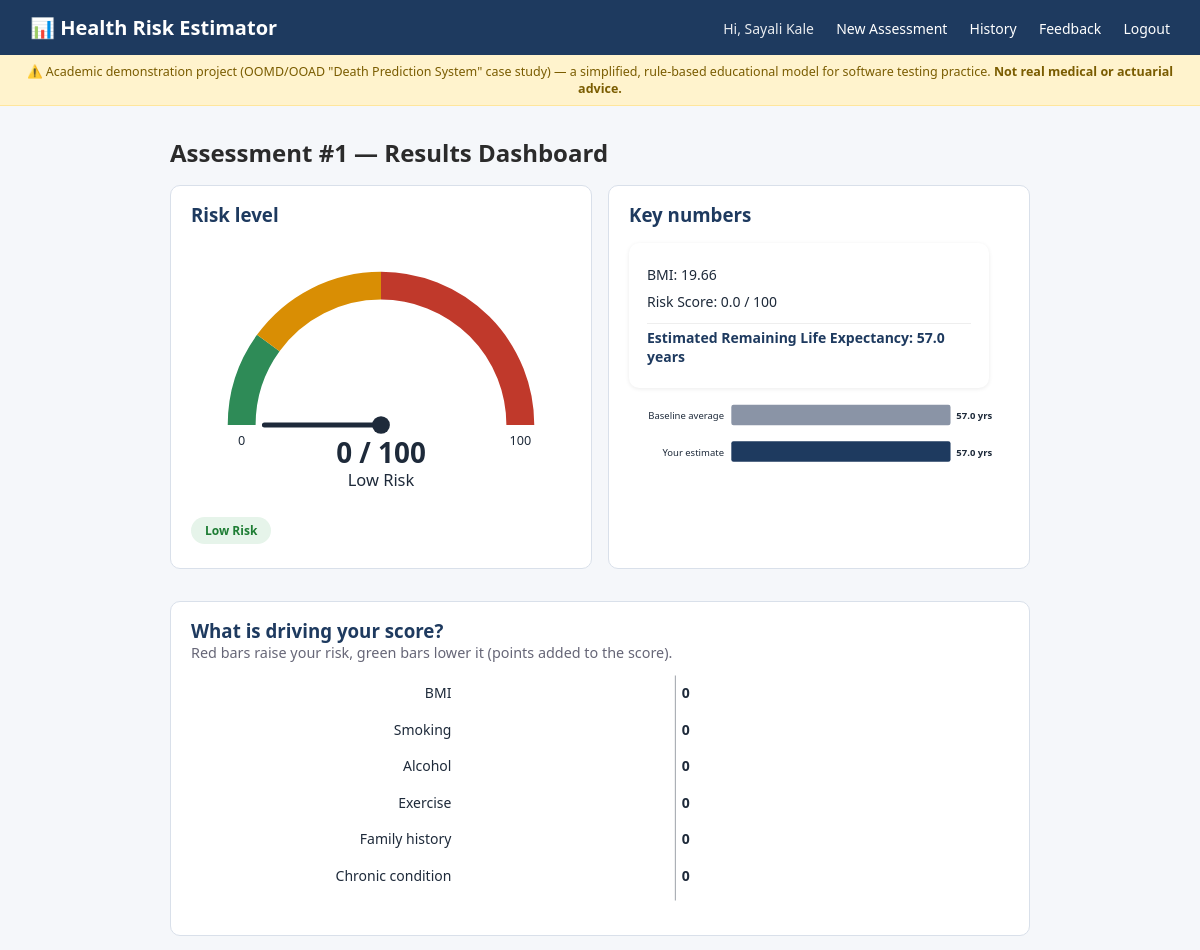
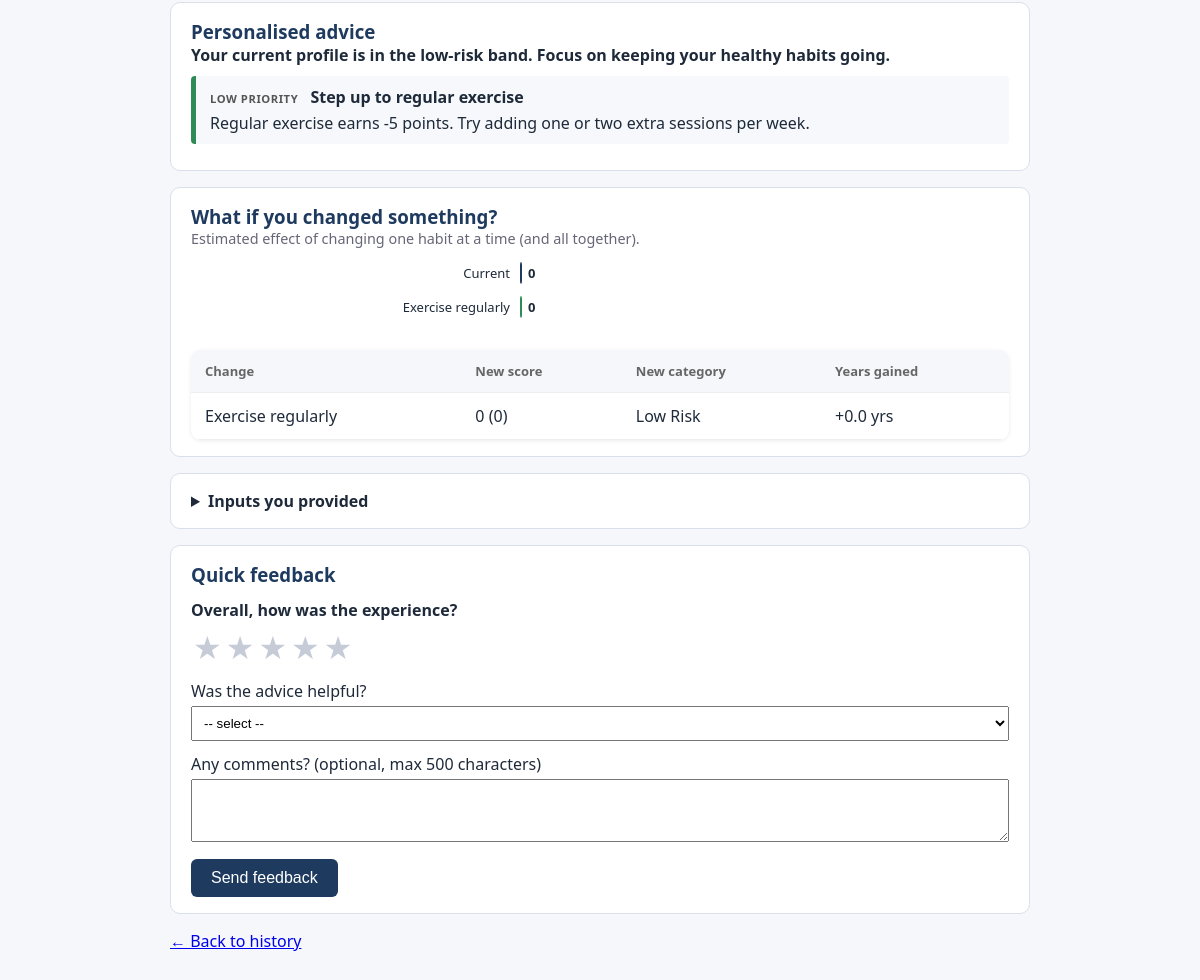
Screenshot of /assessment/1 (signed in) with the database file from the repository (2 pictures, top to bottom).
### models.py (models this page shows)
class Assessment(db.Model):
    __tablename__ = "assessments"
    id = db.Column(db.Integer, primary_key=True)
    user_id = db.Column(db.Integer, db.ForeignKey("users.id"), nullable=False)
    age = db.Column(db.Integer, nullable=False)
    gender = db.Column(db.String(10), nullable=False)
    height_cm = db.Column(db.Float, nullable=False)
    weight_kg = db.Column(db.Float, nullable=False)
    smoker = db.Column(db.Boolean, nullable=False, default=False)
    alcohol_frequency = db.Column(db.String(20), nullable=False)
    exercise_frequency = db.Column(db.String(20), nullable=False)
    family_history = db.Column(db.Boolean, nullable=False, default=False)
    chronic_condition = db.Column(db.Boolean, nullable=False, default=False)
    bmi = db.Column(db.Float, nullable=False)
    risk_score = db.Column(db.Float, nullable=False)
    risk_category = db.Column(db.String(20), nullable=False)
    estimated_remaining_years = db.Column(db.Float, nullable=False)
    created_at = db.Column(db.DateTime, default=lambda: datetime.now(timezone.utc))

### app.py (the view)
    @app.route("/assessment/<int:assessment_id>")
    @login_required
    def assessment_detail(assessment_id):
        assessment = db.session.get(Assessment, assessment_id)
        if assessment is None:
            flash("Assessment not found.", "error")
            return redirect(url_for("history"))
        if assessment.user_id != session["user_id"]:
            flash("You do not have access to this assessment.", "error")
            return redirect(url_for("history"))
        args = (assessment.bmi, assessment.smoker, assessment.alcohol_frequency,
                assessment.exercise_frequency, assessment.family_history,
                assessment.chronic_condition)
        breakdown = risk_breakdown(*args)
        advice = get_recommendations(assessment.risk_category, *args)
        scenarios = what_if_scenarios(assessment.age, *args)
        return render_template(
            "assessment_detail.html", a=assessment, breakdown=breakdown, advice=advice,
            scenarios=scenarios,
            gauge=charts.risk_gauge(assessment.risk_score, assessment.risk_category),
            factor_chart=charts.factor_bar_chart(breakdown),
            years_chart=charts.years_comparison_chart(
                assessment.age, assessment.estimated_remaining_years, BASE_LIFE_EXPECTANCY),
            whatif_chart=charts.what_if_chart(assessment.risk_score, scenarios),
        )

### business_logic.py (called while the page is built)
def bmi_risk_points(bmi):
    if bmi < BMI_UNDERWEIGHT:
        return 3
    elif bmi <= BMI_NORMAL_MAX:
        return 0
    elif bmi <= BMI_OVERWEIGHT_MAX:
        return 5
    else:
        return 10

def lifestyle_risk_points(smoker, alcohol_frequency, exercise_frequency):
    valid_alcohol = {'none', 'moderate', 'heavy'}
    valid_exercise = {'none', 'moderate', 'regular'}
    if alcohol_frequency not in valid_alcohol:
        raise ValueError(f"alcohol_frequency must be one of {valid_alcohol}")
    if exercise_frequency not in valid_exercise:
        raise ValueError(f"exercise_frequency must be one of {valid_exercise}")
    points = 0
    if smoker:
        points += 15
    if alcohol_frequency == 'heavy':
        points += 5
    elif alcohol_frequency == 'moderate':
        points += 2
    if exercise_frequency == 'none':
        points += 5
    elif exercise_frequency == 'regular':
        points -= 5
    return points

def medical_history_risk_points(family_history, chronic_condition):
    points = 0
    if family_history:
        points += 8
    if chronic_condition:
        points += 12
    return points

def calculate_risk_score(bmi, smoker, alcohol_frequency, exercise_frequency,
                          family_history, chronic_condition):
    score = (
        bmi_risk_points(bmi)
        + lifestyle_risk_points(smoker, alcohol_frequency, exercise_frequency)
        + medical_history_risk_points(family_history, chronic_condition)
    )
    return max(0, min(100, score))

def categorize_risk(risk_score):
    if risk_score < 0 or risk_score > 100:
        raise ValueError("risk_score must be between 0 and 100")
    if risk_score <= RISK_LOW_MAX:
        return "Low Risk"
    elif risk_score <= RISK_MODERATE_MAX:
        return "Moderate Risk"
    else:
        return "High Risk"

def estimate_remaining_years(age, risk_score):
    if age < 0 or age > 120:
        raise ValueError("age must be between 0 and 120")
    if risk_score < 0 or risk_score > 100:
        raise ValueError("risk_score must be between 0 and 100")
    base_remaining = BASE_LIFE_EXPECTANCY - age
    adjusted = base_remaining - (risk_score * 0.2)
    return round(max(0.0, adjusted), 1)

### charts.py (called while the page is built)
def _arc(cx, cy, r, a1, a2):
    x1, y1 = cx - r * math.cos(math.radians(a1)), cy - r * math.sin(math.radians(a1))
    x2, y2 = cx - r * math.cos(math.radians(a2)), cy - r * math.sin(math.radians(a2))
    return f"M {x1:.1f} {y1:.1f} A {r} {r} 0 0 1 {x2:.1f} {y2:.1f}"

### templates/assessment_detail.html (shortened to what this page needs)
{% extends "base.html" %}
{% block content %}
<h2>Assessment #{{ a.id }} — Results Dashboard</h2>
<div class="grid-2">
    <section class="card">
        <h3>Risk level</h3>
        {{ gauge }}
        <p class="risk-badge risk-{{ a.risk_category|replace(' ', '-')|lower }}">{{ a.risk_category }}</p>
    </section>
    <section class="card">
        <h3>Key numbers</h3>
        <div class="bill-summary">
            <p>BMI: {{ "%.2f"|format(a.bmi) }}</p>
            <p>Risk Score: {{ "%.1f"|format(a.risk_score) }} / 100</p>
            <p class="grand-total">Estimated Remaining Life Expectancy: {{ "%.1f"|format(a.estimated_remaining_years) }} years</p>
        </div>
        {{ years_chart }}
    </section>
</div>
<section class="card">
    <h3>What is driving your score?</h3>
    <p class="muted">Red bars raise your risk, green bars lower it (points added to the score).</p>
    {{ factor_chart }}
</section>
<section class="card">
    <h3>Personalised advice</h3>
    <p class="advice-headline">{{ advice.headline }}</p>
    <ul class="advice-list">
        {% for item in advice["items"] %}
        <li class="advice advice-{{ item.priority }}">
            <span class="priority-tag">{{ item.priority|upper }} PRIORITY</span>
            <strong>{{ item.title }}</strong>
            <p>{{ item.text }}</p>
        </li>
        {% endfor %}
    </ul>
</section>
<section class="card">
    <h3>What if you changed something?</h3>
    {% if scenarios %}
    <p class="muted">Estimated effect of changing one habit at a time (and all together).</p>
    {{ whatif_chart }}
    <table class="cart-table">
        <thead><tr><th>Change</th><th>New score</th><th>New category</th><th>Years gained</th></tr></thead>
        <tbody>
        {% for s in scenarios %}
            <tr><td>{{ s.label }}</td><td>{{ s.new_score }} ({{ s.score_change }})</td>
                <td>{{ s.new_category }}</td><td>+{{ "%.1f"|format(s.years_gained) }} yrs</td></tr>
        {% endfor %}
        </tbody>
    </table>
    {% else %}
    <p>You have no modifiable risk factors left to improve in this model. Great job!</p>
    {% endif %}
</section>
<details class="card">
    <summary><strong>Inputs you provided</strong></summary>
</details>
<section class="card feedback-card" id="quick-feedback">
    <h3>Quick feedback</h3>
    {% set assessment_id = a.id %}{% set suffix = '-q' %}
    {% include "_feedback_form.html" %}
</section>
<p><a href="{{ url_for('history') }}">← Back to history</a></p>
{% endblock %}

### templates/base.html (shortened to what this page needs)
<!DOCTYPE html>
<html lang="en">
<head>
    <link rel="stylesheet" href="{{ url_for('static', filename='style.css') }}">
</head>
<body>
    <nav class="navbar">
        <a href="{{ url_for('new_assessment') if session.get('user_id') else url_for('login') }}" class="brand">📊 Health Risk Estimator</a>
        {% if session.get('user_id') %}
            <div class="nav-links">
                <span class="nav-user">Hi, {{ session.get('user_name') }}</span>
                <a href="{{ url_for('new_assessment') }}">New Assessment</a>
                <a href="{{ url_for('history') }}">History</a>
                <a href="{{ url_for('feedback') }}">Feedback</a>
                <a href="{{ url_for('logout') }}">Logout</a>
            </div>
        {% endif %}
    </nav>
    <div class="disclaimer-banner">
        ⚠️ Academic demonstration project (OOMD/OOAD "Death Prediction System" case study) — a simplified,
        rule-based educational model for software testing practice. <strong>Not real medical or actuarial advice.</strong>
    </div>
    <div class="container">
        {% block content %}{% endblock %}
    </div>
</body>
</html>

### templates/_feedback_form.html (shortened to what this page needs)
<form method="POST" action="{{ url_for('feedback') }}" class="feedback-form">
    <fieldset class="stars">
        <legend>Overall, how was the experience?</legend>
        {% for n in [5,4,3,2,1] %}
        <label for="star{{ n }}{{ suffix|default('') }}" title="{{ n }} star{{ 's' if n > 1 }}">★</label>
        {% endfor %}
    </fieldset>
    <label>Was the advice helpful?
        <select name="helpful">
            <option value="">-- select --</option>
        </select>
    </label>
    <label>Any comments? (optional, max 500 characters)
        <textarea name="comment" rows="3" maxlength="500"></textarea>
    </label>
    <button type="submit" class="btn">Send feedback</button>
</form>

### static/style.css (style rules this page uses)
* { box-sizing: border-box; margin: 0; padding: 0; }
body { font-family: 'Segoe UI', Arial, sans-serif; background: #f5f7fa; color: #2b2b2b; }
.navbar { background: #1e3a5f; color: white; padding: 14px 30px; display: flex; justify-content: space-between; align-items: center; }
.navbar .brand { color: white; text-decoration: none; font-size: 20px; font-weight: bold; }
.nav-links a { color: white; text-decoration: none; margin-left: 18px; font-size: 14px; }
.nav-user { font-size: 14px; opacity: 0.9; margin-left: 10px; }
.disclaimer-banner { background: #fff3cd; color: #7a5c00; padding: 8px 20px; font-size: 12.5px; text-align: center; border-bottom: 1px solid #ffe69c; }
.container { max-width: 900px; margin: 30px auto; padding: 0 20px; }
.cart-table { width: 100%; background: white; border-radius: 10px; overflow: hidden; border-collapse: collapse; box-shadow: 0 1px 4px rgba(0,0,0,0.08); margin-top: 16px; }
.cart-table th, .cart-table td { padding: 12px 14px; text-align: left; border-bottom: 1px solid #eee; }
.cart-table th { background: #f5f7fa; font-size: 13px; color: #666; }
.bill-summary { background: white; padding: 18px; border-radius: 10px; margin-top: 16px; box-shadow: 0 1px 4px rgba(0,0,0,0.08); max-width: 360px; }
.bill-summary p { padding: 4px 0; font-size: 14px; }
.grand-total { font-weight: bold; font-size: 16px; color: #1e3a5f; border-top: 1px solid #eee; margin-top: 8px; padding-top: 10px; }
.risk-badge { display: inline-block; padding: 5px 14px; border-radius: 20px; font-size: 12px; font-weight: bold; margin: 8px 0; }
.risk-low-risk { background: #e6f4ea; color: #1e7d34; }
.grid-2 { display: grid; grid-template-columns: repeat(auto-fit, minmax(300px, 1fr)); gap: 16px; }
.card { background: #fff; border: 1px solid #d9e0ea; border-radius: 10px; padding: 16px 20px; margin: 16px 0; color: #1e2a3a; }
.card h3 { margin-top: 0; color: #1e3a5f; }
.chart { width: 100%; max-width: 560px; height: auto; color: #1e2a3a; display: block; margin: 8px auto; }
.muted { color: #667; font-size: 0.9rem; }
.advice-headline { font-weight: 600; }
.advice-list { list-style: none; padding: 0; margin: 0; }
.advice { border-left: 5px solid #8a94a6; background: #f6f8fb; padding: 10px 14px; margin: 10px 0; border-radius: 4px; }
.advice p { margin: 4px 0 0; }
.advice-low { border-left-color: #2e8b57; }
.priority-tag { display: inline-block; font-size: 0.7rem; font-weight: 700; letter-spacing: 0.05em; margin-right: 8px; color: #555; }
.feedback-form label, .feedback-form fieldset { display: block; margin: 12px 0; border: none; padding: 0; }
.feedback-form select, .feedback-form textarea { width: 100%; padding: 8px; margin-top: 4px; box-sizing: border-box; }
.stars { display: flex; flex-direction: row-reverse; justify-content: flex-end; flex-wrap: wrap; }
.stars legend { float: left; width: 100%; margin-bottom: 4px; font-weight: 600; }
.stars label { font-size: 2rem; color: #c5ccd8; cursor: pointer; margin: 0 2px; }
.btn { background: #1e3a5f; color: #fff; border: none; padding: 10px 20px; border-radius: 6px; cursor: pointer; font-size: 1rem; }
.feedback-form .stars label { display: inline-block; margin: 0 2px; }
.feedback-form .stars { display: flex; flex-direction: row-reverse; justify-content: flex-end; }

### rows the page displays
Assessment: id "1", risk_category "0 / 100 Low Risk 0 100", risk_category "Low Risk", bmi "19.66", risk_score "0.0", estimated_remaining_years "57.0", label "Exercise regularly", new_score "0", score_change "0", new_category "Low Risk", years_gained "0.0"

### other values shown
{{ session.get('user_name') }} "Sayali Kale"
{{ years_chart }} "Baseline average 57.0 yrs Your estimate 57.0 yrs"
{{ factor_chart }} "BMI 0 Smoking 0 Alcohol 0 Exercise 0 Family history 0 Chronic condition 0"
{{ advice.headline }} "Your current profile is in the low-risk band. Focus on keeping your healthy habits going."
{{ item.priority|upper }} "LOW"
{{ item.title }} "Step up to regular exercise"
{{ item.text }} "Regular exercise earns -5 points. Try adding one or two extra sessions per week."
{{ whatif_chart }} "Current 0 Exercise regularly 0"
